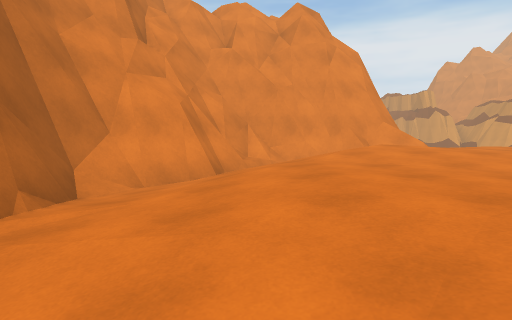
View 1 (above)

12 first-person views from a walk through a Unity game level. The camera is 1.4 m above the floor, tilts 4° down and sees 75° across. The floor is counted in squares, 2 m on a side. Each view is taken from the middle of a square. On the plan, view 1 faces up. The plan holds only what a view shows up to about 10 squares ahead; the rest is blank. The place goes on beyond the plan. The player character is not drawn. Some animated figures are left out.

View 2
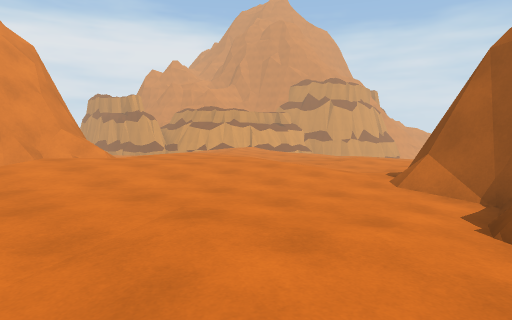

View 3
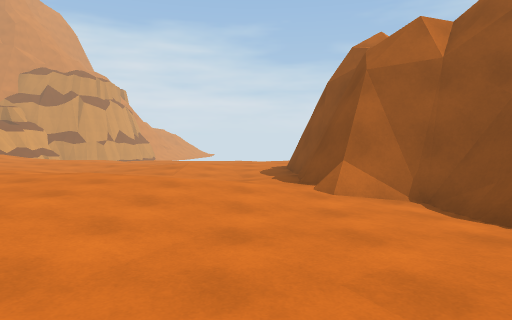

View 4
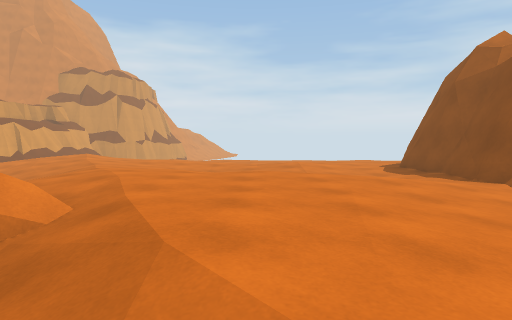

View 5
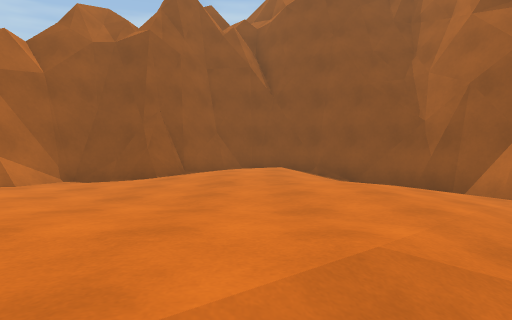

View 6
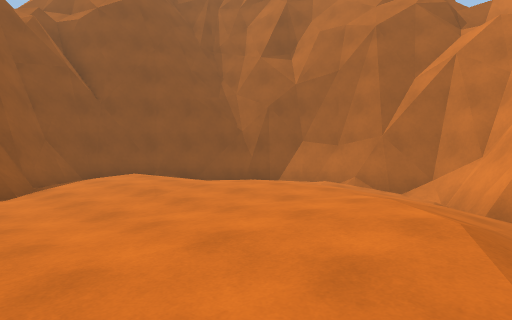

View 7
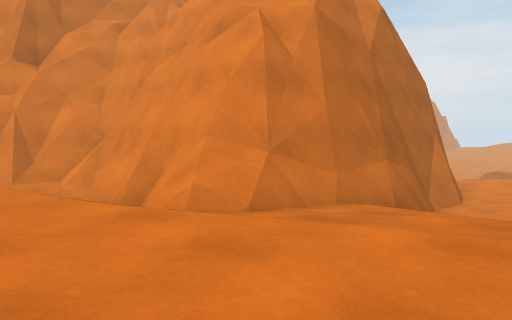

View 8
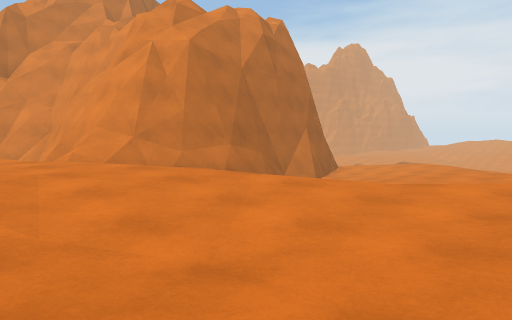

View 9
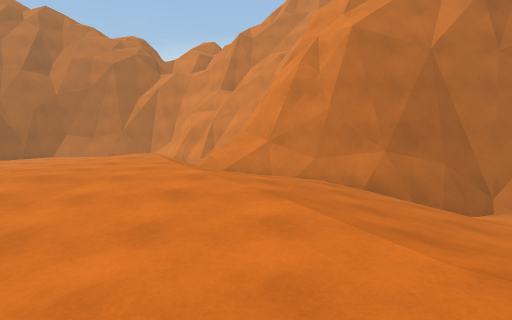

View 10
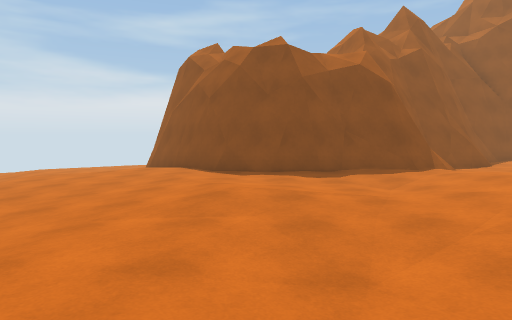

View 11
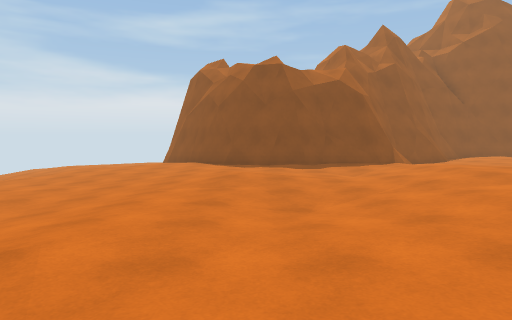

View 12
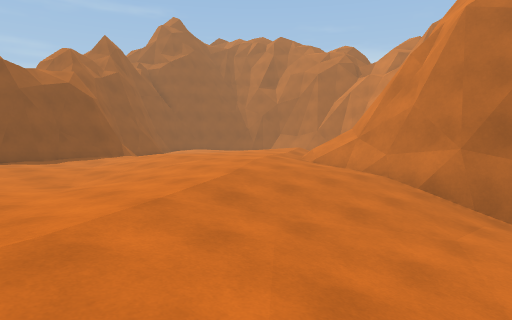

### Floor plan
Key: @ floor where view 1 was taken; # wall or solid block; . main floor; : floor 0.25 m higher than the main floor; - floor 0.25 m lower than the main floor; + floor 0.5 m higher than the main floor; _ floor 0.5 m lower than the main floor; < floor 0.75 m lower than the main floor; ( floor 1 m lower than the main floor; ! floor 1.25 m lower than the main floor; / step, stairs or slope; = window, fence, low wall or low ledge; ^ raised ledge.
Columns run from 3 left of view 1 to 11 right of it. Each row starts with its distance up from view 1.
 14        #/!(<__
 13        ##/((<_.
 12        ##/<<_..
 11        ##___-.:
 10       ^#.......
  9     ##^/.::....
  8   ####=/:::....
  7   #=///+:::.-..
  6 ###./+++:::....
  5 #=_.::::::.....
  4 #_-.:...::.-...
  3 #/-............
  2 ##-....../####.
  1  #_-.....##  ##
  0  ##@...###
 -1   ##..##
 -2    ####

Positions as (right, up) in squares from view 1, and headings:
1: (0, 0), facing up
2: (1, 0), facing up-right
3: (1, 3), facing right
4: (1, 6), facing right
5: (2, 7), facing down
6: (5, 7), facing down-left
7: (7, 6), facing up-left
8: (11, 6), facing up-left
9: (11, 9), facing left
10: (10, 9), facing down
11: (10, 11), facing down
12: (11, 13), facing down-left
